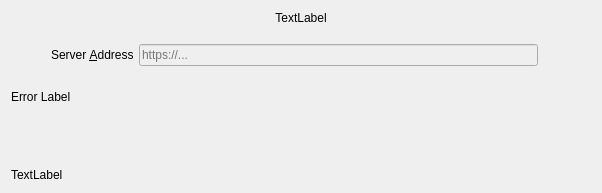
<?xml version="1.0" encoding="UTF-8"?>
<ui version="4.0">
 <class>OwncloudSetupPage</class>
 <widget class="QWidget" name="OwncloudSetupPage">
  <property name="geometry">
   <rect>
    <x>0</x>
    <y>0</y>
    <width>602</width>
    <height>193</height>
   </rect>
  </property>
  <property name="sizePolicy">
   <sizepolicy hsizetype="Preferred" vsizetype="Maximum">
    <horstretch>0</horstretch>
    <verstretch>0</verstretch>
   </sizepolicy>
  </property>
  <property name="windowTitle">
   <string>Form</string>
  </property>
  <layout class="QGridLayout" name="gridLayout">
   <item row="0" column="0">
    <widget class="QLabel" name="topLabel">
     <property name="sizePolicy">
      <sizepolicy hsizetype="Preferred" vsizetype="Fixed">
       <horstretch>0</horstretch>
       <verstretch>0</verstretch>
      </sizepolicy>
     </property>
     <property name="text">
      <string>TextLabel</string>
     </property>
     <property name="alignment">
      <set>Qt::AlignCenter</set>
     </property>
     <property name="wordWrap">
      <bool>true</bool>
     </property>
    </widget>
   </item>
   <item row="1" column="0">
    <layout class="QHBoxLayout" name="horizontalLayout_2">
     <item>
      <spacer name="horizontalSpacer">
       <property name="orientation">
        <enum>Qt::Horizontal</enum>
       </property>
       <property name="sizeType">
        <enum>QSizePolicy::Minimum</enum>
       </property>
       <property name="sizeHint" stdset="0">
        <size>
         <width>40</width>
         <height>20</height>
        </size>
       </property>
      </spacer>
     </item>
     <item>
      <layout class="QVBoxLayout" name="verticalLayout">
       <item>
        <spacer name="verticalSpacer_2">
         <property name="orientation">
          <enum>Qt::Vertical</enum>
         </property>
         <property name="sizeType">
          <enum>QSizePolicy::Minimum</enum>
         </property>
         <property name="sizeHint" stdset="0">
          <size>
           <width>20</width>
           <height>13</height>
          </size>
         </property>
        </spacer>
       </item>
       <item>
        <layout class="QHBoxLayout" name="horizontalLayout">
         <item>
          <widget class="QLabel" name="label_2">
           <property name="text">
            <string>Server &amp;Address</string>
           </property>
           <property name="buddy">
            <cstring>leUrl</cstring>
           </property>
          </widget>
         </item>
         <item>
          <widget class="Utils::FancyLineEdit" name="leUrl">
           <property name="enabled">
            <bool>false</bool>
           </property>
           <property name="sizePolicy">
            <sizepolicy hsizetype="MinimumExpanding" vsizetype="Preferred">
             <horstretch>0</horstretch>
             <verstretch>0</verstretch>
            </sizepolicy>
           </property>
           <property name="placeholderText">
            <string>https://...</string>
           </property>
          </widget>
         </item>
         <item>
          <widget class="QLabel" name="urlLabel">
           <property name="text">
            <string/>
           </property>
          </widget>
         </item>
        </layout>
       </item>
       <item>
        <spacer name="verticalSpacer_3">
         <property name="orientation">
          <enum>Qt::Vertical</enum>
         </property>
         <property name="sizeType">
          <enum>QSizePolicy::Minimum</enum>
         </property>
         <property name="sizeHint" stdset="0">
          <size>
           <width>20</width>
           <height>18</height>
          </size>
         </property>
        </spacer>
       </item>
      </layout>
     </item>
     <item>
      <spacer name="horizontalSpacer_2">
       <property name="orientation">
        <enum>Qt::Horizontal</enum>
       </property>
       <property name="sizeType">
        <enum>QSizePolicy::Minimum</enum>
       </property>
       <property name="sizeHint" stdset="0">
        <size>
         <width>40</width>
         <height>20</height>
        </size>
       </property>
      </spacer>
     </item>
    </layout>
   </item>
   <item row="2" column="0">
    <widget class="QLabel" name="errorLabel">
     <property name="sizePolicy">
      <sizepolicy hsizetype="MinimumExpanding" vsizetype="Maximum">
       <horstretch>0</horstretch>
       <verstretch>0</verstretch>
      </sizepolicy>
     </property>
     <property name="text">
      <string>Error Label</string>
     </property>
     <property name="openExternalLinks">
      <bool>true</bool>
     </property>
    </widget>
   </item>
   <item row="3" column="0">
    <spacer name="verticalSpacer">
     <property name="orientation">
      <enum>Qt::Vertical</enum>
     </property>
     <property name="sizeHint" stdset="0">
      <size>
       <width>20</width>
       <height>40</height>
      </size>
     </property>
    </spacer>
   </item>
   <item row="4" column="0">
    <layout class="QHBoxLayout" name="resultLayout">
     <property name="spacing">
      <number>0</number>
     </property>
    </layout>
   </item>
   <item row="5" column="0">
    <widget class="QLabel" name="bottomLabel">
     <property name="text">
      <string>TextLabel</string>
     </property>
    </widget>
   </item>
  </layout>
 </widget>
 <customwidgets>
  <customwidget>
   <class>Utils::FancyLineEdit</class>
   <extends>QLineEdit</extends>
   <header location="global">fancylineedit.h</header>
  </customwidget>
 </customwidgets>
 <resources/>
 <connections/>
</ui>
